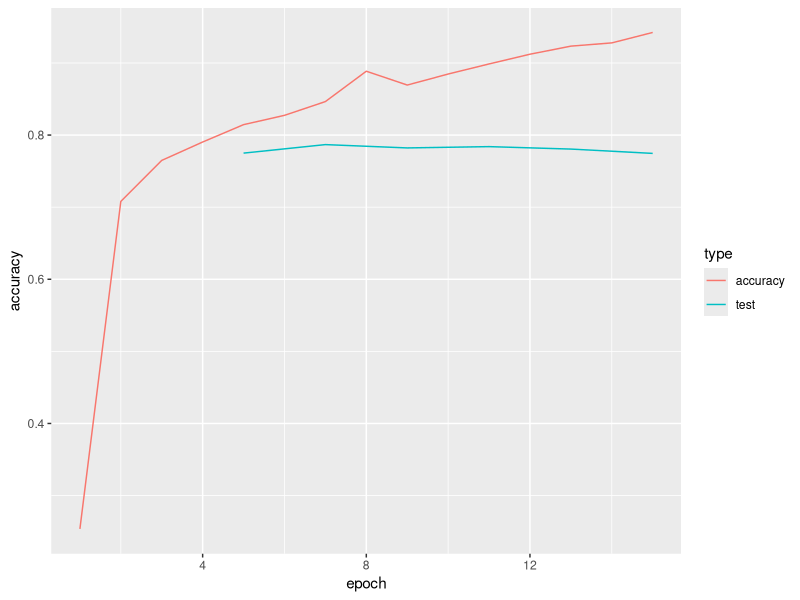
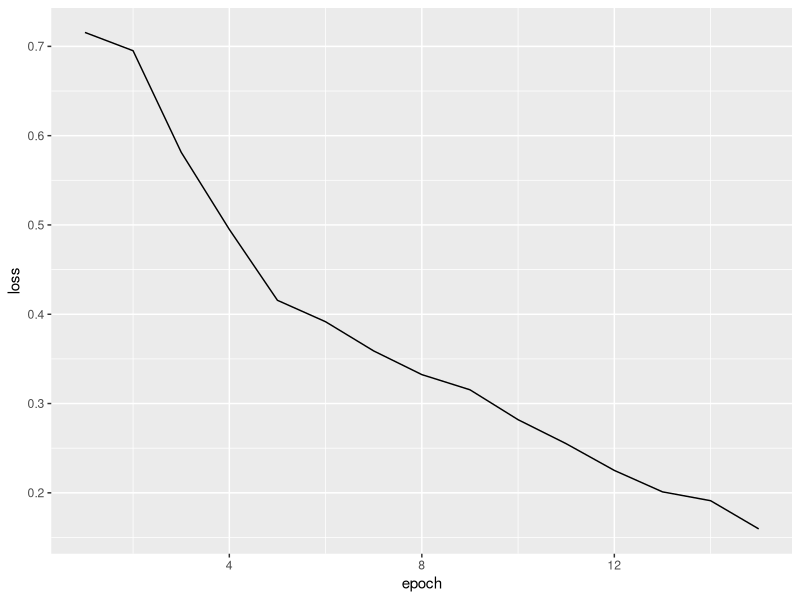

Write the R code that produced these figures, in order.
library(dplyr)
library(ggplot2)
library(reshape2)

setwd("/home/fhcwcsy/Documents/2019dsp-summer-project")

data = read.csv( file = "./data_rnn/plot/rnn.csv", header = T)

lossPlot = ggplot(data, aes( x = epoch, y = loss)) + geom_line(stat = "identity")
meltedData = data %>% 
  select(1,3,4) %>%
  melt(id = "epoch")
colnames(meltedData) = c( "epoch", "type", "accuracy")

accPlot = meltedData[which( ! is.na(meltedData$accuracy)),] %>% 
  ggplot( aes( x = epoch, y = accuracy, color = type)) + geom_line(aes(color = type), stat = "identity")
